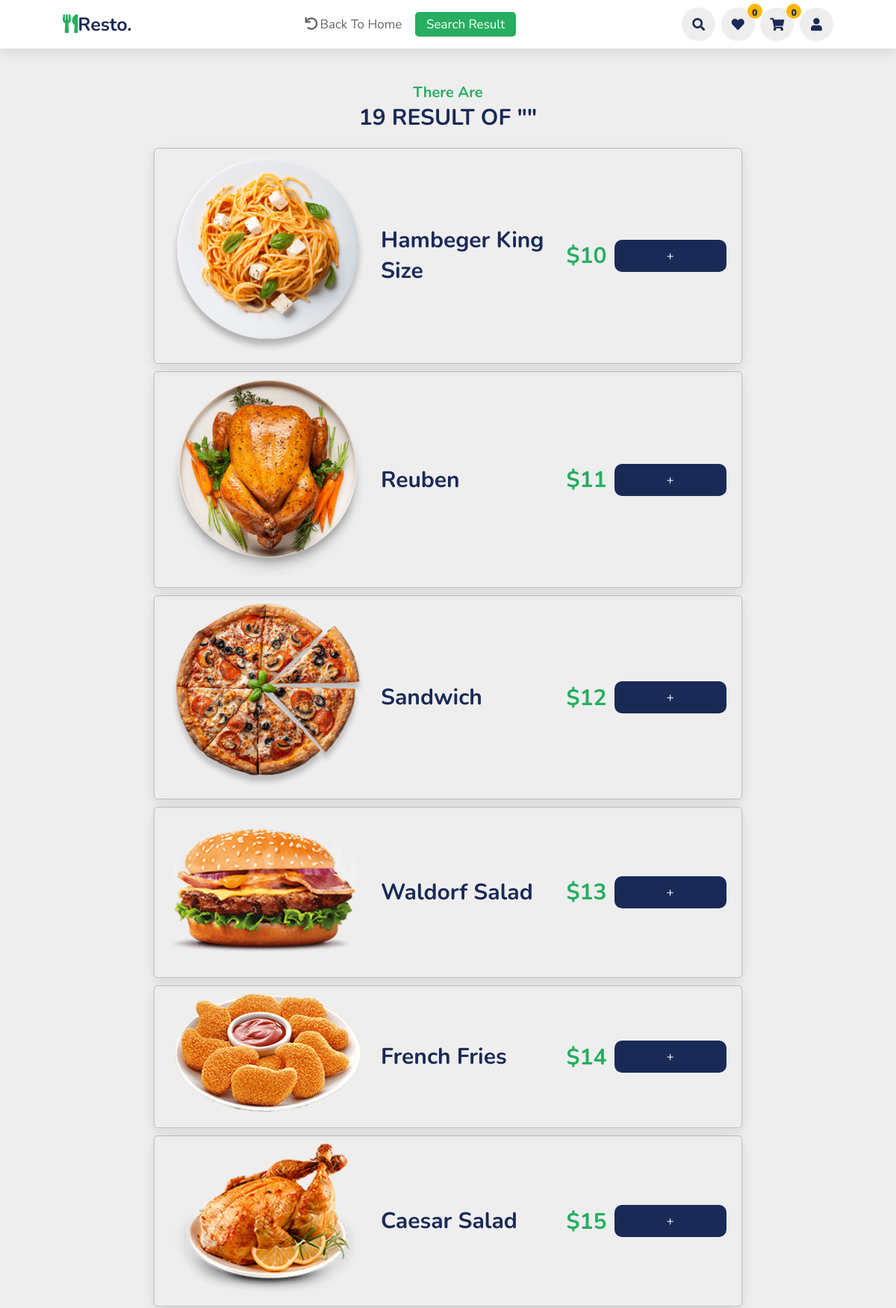
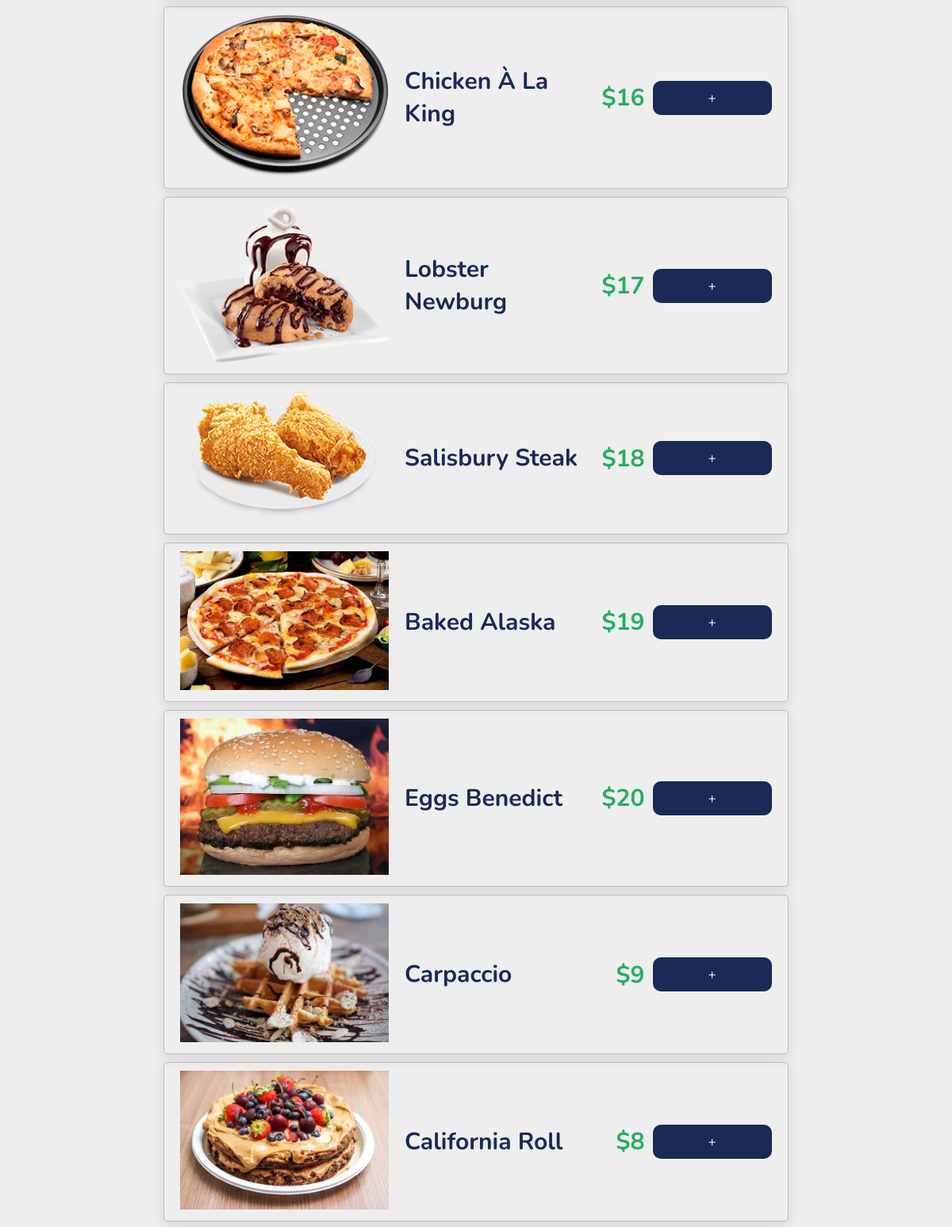
Screenshot of /site/search/index.php (upper part) with the database file from the repository (2 pictures, top to bottom).
### tables this page shows
CREATE TABLE `food` (
  `food_id` int(11) NOT NULL,
  `food_name` varchar(255) NOT NULL,
  `cat_id` int(11) NOT NULL,
  `food_des` varchar(255) NOT NULL,
  `food_price` float NOT NULL,
  `food_image_url` varchar(255) NOT NULL,
  `food_views` int(10) DEFAULT 0
);

### site/index.php (called while the page is built, shortened)
<?php
    include $VIEW_NAME;
?>

### site/search/index.php (called while the page is built, shortened)
<?php
    require "../../global.php";
    require "../../dao/pdo.php";
    require "../../dao/pdo_food.php";
    require "../index.php";
?>

### global.php (called while the page is built, shortened)
<?php
    $ROOT_URL =  "/resto";
    $CONTENT_URL = "$ROOT_URL/content";
?>

### dao/pdo.php (called while the page is built, shortened)
<?php
    function pdo_get_connection(){
        $host = 'localhost';
        $username = 'root';
        $password = '';
        $charset = 'utf8';
        $dbname = 'resto';
        try{
            $dsn = "mysql:host=$host;dbname=$dbname;charset=$charset";
            $conn = new PDO($dsn,$username,$password);
            $conn->setAttribute(PDO::ATTR_ERRMODE, PDO::ERRMODE_EXCEPTION);
            return $conn;
        }
        catch(PDOException $e){
            echo "Connection Failed: ".$e->getMessage();
        }
    }
    function pdo_get_all_rows($sql) {
        $sql_args = array_slice(func_get_args(),1);
        try{
            $conn = pdo_get_connection();
            $stmt = $conn->prepare($sql);
            $stmt->execute($sql_args);
            return $stmt->fetchAll(PDO::FETCH_ASSOC);
        }
        catch(PDOException $e){
            throw $e;
        }
        finally{
            unset($conn);
        }
    }
?>

### dao/pdo_food.php (called while the page is built, shortened)
<?php
function food_search($search_keyword){
    $search_keyword = '%'.$search_keyword.'%';
    $sql = "select * from food where food_des like ? or food_name like ?";
    return pdo_get_all_rows($sql, $search_keyword,$search_keyword);
}

### site/search/search_res.php (the view, shortened to what this page needs)
<!DOCTYPE html>
<html lang="en">
<head>
    <link rel="stylesheet" href="https://cdnjs.cloudflare.com/ajax/libs/font-awesome/5.15.4/css/all.min.css">
    <link rel="stylesheet" href="<?php echo $CONTENT_URL ?>/css/variable.css">
    <link rel="stylesheet" href="<?php echo $CONTENT_URL ?>/css/basic.css">
    <link rel="stylesheet" href="<?php echo $CONTENT_URL ?>/css/header2.css">
    <link rel="stylesheet" href="<?php echo $CONTENT_URL ?>/css/detail.css">
    <link rel="stylesheet" href="<?php echo $CONTENT_URL ?>/css/footer.css">
</head>
<body>
    <header>
        <a href="../home" class="logo"><i class="fas fa-utensils"></i>resto.</a>
        <nav class="navbar">
            <a href="../home"><i class="fas fa-undo"></i>Back to home</a>
            <a href="#" class="active">search result</a>
        </nav>
        <?php require "../icons.php" ?>
    </header>
<?php
     $search_keyword = $_GET['query'];
     $all_search = food_search($search_keyword);
     $total_res = count($all_search);
?>
    <section class="maybelike section--padding-top">
        <h3 class="sub-heading">there are</h3>
        <h1 class="heading"><?=$total_res?> result of "<?=$search_keyword?>"</h1>
        <div class="box-container">
            <?php
            foreach ($all_search as $food) {
                extract($food);
                echo "
                    <div class='box'>
                    <div class='image'>
                        <img src='$ROOT_URL$food_image_url'>
                    </div>
                    <div class='info'>
                        <a href='../detail?food_id=$food_id'>
                        $food_name</a>
                        <div class='price'>
                            <div class='new-price'>$$food_price</div>
                        </div>
                        <div class='ajax-addToCart' food_id='$food_id' add_quantity='1'>+</div>
                    </div>
                    </div>
";
            }
            ?>
        </div>
    </section>
</body>
</html>

### content/css/variable.css (style rules this page uses)
:root { --green: #27ae60; --black: #192a56; --orange: #ffb703; --light-color: #666; --box-shadow: 0 .5rem 1.5rem rgba(0,0,0,.1); }

### content/css/basic.css (style rules this page uses)
* { font-family: 'Nunito', sans-serif; margin: 0; padding: 0; box-sizing: border-box; text-decoration: none; outline: none; border:none; text-transform: capitalize; transition: all .2s linear; }
html { font-size: 62.5%; overflow-x: hidden; scroll-padding-top:5.5rem; scroll-behavior: smooth; }
section { padding: 2rem 9%; }
section:nth-child(even) { background-color: #eee; }
.sub-heading { text-align: center; color: var(--green); font-size: 2rem; padding-top: 1rem; }
.heading { text-align: center; color: var(--black); font-size: 3rem; padding-bottom: 2rem; text-transform: uppercase; }
.section--padding-top { padding-top: 10rem; }

### content/css/header2.css (style rules this page uses)
header { position: fixed; top:0; left: 0; right: 0; background: #fff; padding: 1rem 7%; display: flex; align-items:center; justify-content: space-between; z-index: 100; box-shadow: var(--box-shadow); }
header .logo { color: var(--black); font-size: 2.5rem; font-weight: bolder; }
header .logo i { color: var(--green); }
header .navbar a { font-size: 1.7rem; border-radius: .5rem; padding: .5rem 1.5rem; color: var(--light-color); }
header .navbar a.active, header .navbar a:hover { color: #fff; background-color: var(--green); }
header .navbar a i { margin-right: .3rem; }

### content/css/detail.css (style rules this page uses)
.maybelike .box-container { padding: 0 10%; }
.maybelike .box-container .box { display: flex; gap: 2rem; align-items: center; border: .1rem solid rgba(0, 0, 0, .2); border-radius: .5rem; margin-bottom: 1rem; box-shadow: var(--box-shadow); padding: 1rem 2rem; flex-wrap: wrap; }
.maybelike .box-container .box .image { flex: 1 1 10rem; }
.maybelike .box-container .box .image img { width: 100%; object-fit: cover; }
.maybelike .box-container .box .info { flex: 1 1 30rem; display: flex; align-items: center; display: flex; flex-wrap: wrap; }
.maybelike .box-container .box .info a { flex: 1 1 10rem; font-size: 3rem; margin-right: 2rem; color: var(--black); font-weight: bold; }
.maybelike .box-container .box .info .price { height: 5rem; display: flex; flex-direction: column; justify-content: space-between; text-align: center; margin-right: 1rem; }

### site/search/search_res.php (style rules this page uses)
.new-price { font-size: 3rem; color: var(--green); font-weight: bold; margin-top: .5rem; }

### site/icons.php (style rules this page uses)
.ajax-addToCart { display: inline-block; padding: 1rem; background-color: var(--black); min-width: 15rem; border-radius: 1rem; cursor: pointer; color:#fff; font-size: 1.7rem; transition: all .3s ease; text-align: center; }

### rows the page displays
food: food_image_url (picture), food_name "Hambeger King Size", food_price "10"
food: food_image_url (picture), food_name "Reuben", food_price "11"
food: food_image_url (picture), food_name "Sandwich", food_price "12"
food: food_image_url (picture), food_name "Waldorf Salad", food_price "13"
food: food_image_url (picture), food_name "French Fries", food_price "14"
food: food_image_url (picture), food_name "Caesar Salad", food_price "15"
food: food_image_url (picture), food_name "Chicken À La King", food_price "16"
food: food_image_url (picture), food_name "Lobster Newburg", food_price "17"
food: food_image_url (picture), food_name "Salisbury Steak", food_price "18"
food: food_image_url (picture), food_name "Baked Alaska", food_price "19"
food: food_image_url (picture), food_name "Eggs Benedict", food_price "20"
food: food_image_url (picture), food_name "Carpaccio", food_price "9"
food: food_image_url (picture), food_name "California Roll", food_price "8"

### other values shown
$favorite_quantity "0"
$food_quantity "0"
$total_res "19"
